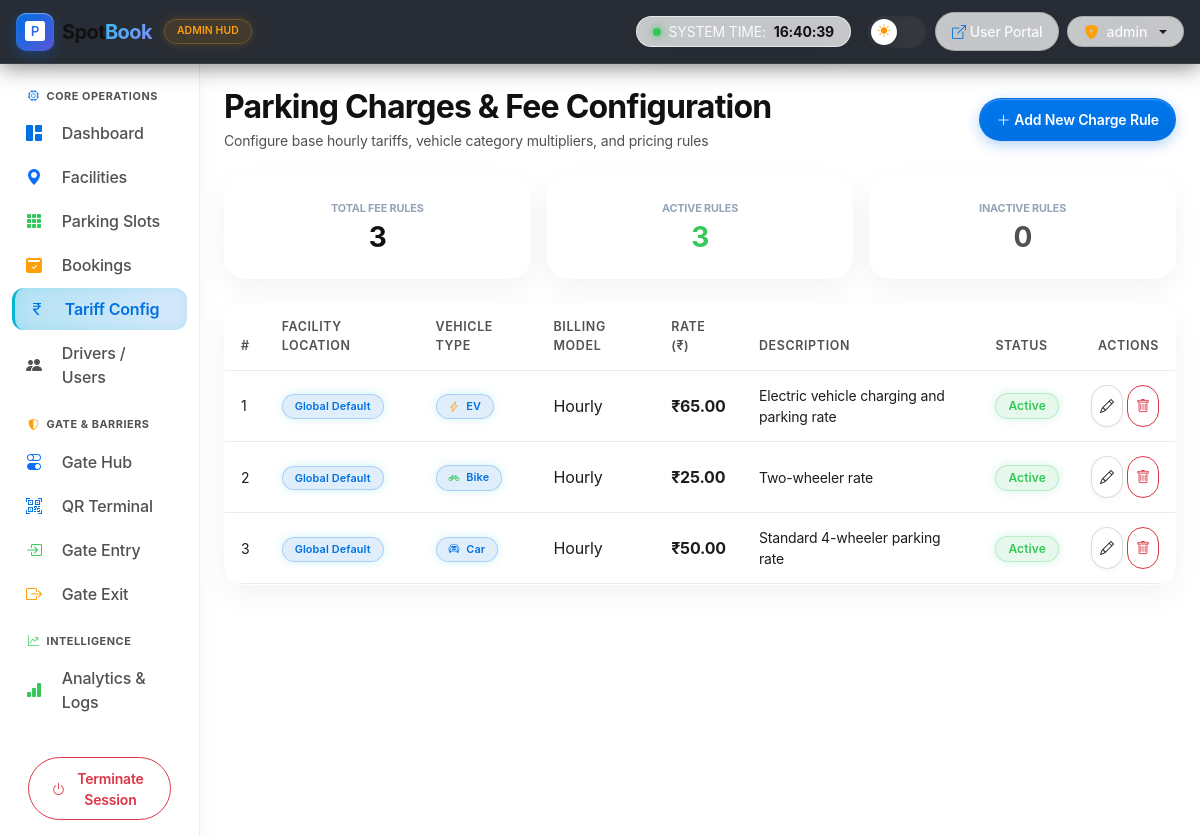
The app's page /admin_app/parking-charges/ (signed in) with its own data.
### admin_app/models.py (models this page shows, shortened)
class ParkingChargeTable(models.Model):
    LOCATIONID = models.ForeignKey(ParkingLocationTable, on_delete=models.CASCADE, null=True, blank=True)
    vehicle_type = models.CharField(max_length=50, default="Car")
    charge_type = models.CharField(max_length=50, default="Hourly")
    rate = models.DecimalField(max_digits=6, decimal_places=2, default=50.00)
    description = models.CharField(max_length=255, blank=True, default='')
    status = models.CharField(max_length=20, default="Active")
    created_at = models.DateTimeField(auto_now_add=True, null=True, blank=True)

### admin_app/views.py (the view, shortened to what this page needs)
# urls.py: path('parking-charges/', ParkingCharges.as_view(), name='ParkingCharges'),
class ParkingCharges(View):
    def get(self, request):
        if request.session.get('usertype') != 'admin':
            return redirect('login')
        charges = ParkingChargeTable.objects.select_related('LOCATIONID').all().order_by('-id')
        locations = ParkingLocationTable.objects.filter(is_active=True).order_by('name')
        total_charges = charges.count()
        active_charges = charges.filter(status='Active').count()
        inactive_charges = total_charges - active_charges
        context = {
            'charges': charges,
            'locations': locations,
            'total_charges': total_charges,
            'active_charges': active_charges,
            'inactive_charges': inactive_charges,
        }
        return render(request, 'admin/parking_charges.html', context)

### templates/admin/parking_charges.html (shortened to what this page needs)
{% extends 'admin/base.html' %}
{% block body %}
<div class="d-flex justify-content-between align-items-center mb-4 flex-wrap gap-3">
    <div>
        <h2 class="fw-bold mb-1">Parking Charges & Fee Configuration</h2>
        <p class="text-secondary small mb-0">Configure base hourly tariffs, vehicle category multipliers, and pricing rules</p>
    </div>
    <button type="button" class="btn btn-cyber-primary btn-sm rounded-pill px-3 d-flex align-items-center gap-1 shadow-sm" data-bs-toggle="modal" data-bs-target="#addChargeModal">
        <i class="bi bi-plus-lg"></i> Add New Charge Rule
    </button>
</div>
<div class="row g-3 mb-4">
    <div class="col-md-4">
        <div class="kpi-card text-center p-3 shadow-sm h-100">
            <span class="text-muted fs-xxs text-uppercase fw-bold d-block mb-1">Total Fee Rules</span>
            <h3 class="fw-bold mb-0">{{ total_charges }}</h3>
        </div>
    </div>
    <div class="col-md-4">
        <div class="kpi-card text-center p-3 shadow-sm h-100">
            <span class="text-muted fs-xxs text-uppercase fw-bold d-block mb-1">Active Rules</span>
            <h3 class="fw-bold text-success mb-0">{{ active_charges }}</h3>
        </div>
    </div>
    <div class="col-md-4">
        <div class="kpi-card text-center p-3 shadow-sm h-100">
            <span class="text-muted fs-xxs text-uppercase fw-bold d-block mb-1">Inactive Rules</span>
            <h3 class="fw-bold text-secondary mb-0">{{ inactive_charges }}</h3>
        </div>
    </div>
</div>
<div class="glass-panel rounded-4 overflow-hidden mb-4 shadow-sm">
    <div class="table-responsive">
        <table class="table table-hover align-middle mb-0">
            <thead>
                <tr>
                    <th>#</th>
                    <th>Facility Location</th>
                    <th>Vehicle Type</th>
                    <th>Billing Model</th>
                    <th>Rate (₹)</th>
                    <th>Description</th>
                    <th>Status</th>
                    <th class="text-end">Actions</th>
                </tr>
            </thead>
            <tbody>
                {% for ch in charges %}
                <tr>
                    <td class="text-muted small">{{ forloop.counter }}</td>
                    <td>
                        {% if ch.LOCATIONID %}
                        <strong class="text-white">{{ ch.LOCATIONID.name }}</strong>
                        <div class="text-muted fs-xxs">{{ ch.LOCATIONID.city }}</div>
                        {% else %}
                        <span class="badge badge-cyber-info fs-xxs">Global Default</span>
                        {% endif %}
                    </td>
                    <td>
                        <span class="badge badge-cyber-info fs-xxs">
                            {% if ch.vehicle_type == 'Car' %}<i class="bi bi-car-front text-info me-1"></i>
                            {% elif ch.vehicle_type == 'Bike' %}<i class="bi bi-bicycle text-success me-1"></i>
                            {% elif ch.vehicle_type == 'EV' %}<i class="bi bi-lightning-charge text-warning me-1"></i>{% endif %}
                            {{ ch.vehicle_type }}
                        </span>
                    </td>
                    <td class="text-secondary">{{ ch.charge_type }}</td>
                    <td class="fw-bold text-info fs-6">₹{{ ch.rate }}</td>
                    <td class="text-muted small">{{ ch.description|default:'-' }}</td>
                    <td>
                        <span class="badge {% if ch.status == 'Active' %}badge-cyber-success{% else %}badge-cyber-danger{% endif %} rounded-pill">
                            {{ ch.status }}
                        </span>
                    </td>
                    <td class="text-end">
                        <div class="d-inline-flex gap-1">
                            <button type="button" class="btn btn-sm btn-outline-cyber rounded-pill px-2" data-bs-toggle="modal" data-bs-target="#editChargeModal{{ ch.id }}">
                                <i class="bi bi-pencil"></i>
                            </button>
                            <form method="POST" action="{% url 'ParkingCharges' %}" class="d-inline" onsubmit="return confirm('Delete this charge rule?');">
                                <button type="submit" class="btn btn-sm btn-outline-danger rounded-pill px-2">
                                    <i class="bi bi-trash"></i>
                                </button>
                            </form>
                        </div>
                    </td>
                </tr>
                {% empty %}
                <tr>
                    <td colspan="8" class="text-center py-4 text-muted">No parking charge rules configured.</td>
                </tr>
                {% endfor %}
            </tbody>
        </table>
    </div>
</div>
{% endblock %}

### static/css/style.css (style rules this page uses)
:root { --bg-darkest: #070B14; --bg-darker: #0B0F19; --bg-dark: #0F172A; --bg-surface: #131D31; --bg-surface-light: #1A263E; --neon-blue: #3B82F6; --neon-blue-glow: rgba(59, 130, 246, 0.45); --neon-cyan: #06B6D4; --neon-cyan-glow: rgba(6, 182, 212, 0.45); --neon-emerald: #10B981; --neon-emerald-glow: rgba(16, 185, 129, 0.45); --neon-amber: #F59E0B; --neon-amber-glow: rgba(245, 158, 11, 0.45); --neon-rose: #F43F5E; --neon-rose-glow: rgba(244, 63, 94, 0.45); --neon-purple: #8B5CF6; --neon-purple-glow: rgba(139, 92, 246, 0.4); --glass-bg: rgba(15, 23, 42, 0.72); --glass-bg-hover: rgba(19, 29, 49, 0.88); --glass-border: rgba(255, 255, 255, 0.08); --glass-border-glow: rgba(6, 182, 212, 0.35); --glass-blur: blur(16px); --text-primary: #F8FAFC; --text-secondary: #94A3B8; --text-muted: #64748B; --radius-sm: 8px; --radius-md: 14px; --radius-lg: 20px; --radius-xl: 28px; --navbar-height: 70px; --transition-smooth: all 0.3s cubic-bezier(0.16, 1, 0.3, 1); --transition-bounce: all 0.4s cubic-bezier(0.34, 1.56, 0.64, 1); --font-sans: 'Plus Jakarta Sans', -apple-system, BlinkMacSystemFont, "Segoe UI", Roboto, sans-serif; --font-tech: 'Space Grotesk', monospace, sans-serif; }
*, *::before, *::after { box-sizing: border-box; }
html { scroll-behavior: smooth; }
body { font-family: var(--font-sans); background-color: var(--bg-darkest); color: var(--text-primary); -webkit-font-smoothing: antialiased; -moz-osx-font-smoothing: grayscale; min-height: 100vh; overflow-x: hidden; position: relative; background-image: radial-gradient(circle at 15% 15%, rgba(6, 182, 212, 0.08) 0%, transparent 40%), radial-gradient(circle at 85% 85%, rgba(59, 130, 246, 0.08) 0%, transparent 45%), radial-gradient(circle at 50% 50%, rgba(139, 92, 246, 0.05) 0%, transparent 55%); background-attachment: fixed; }
body::before { content: ''; position: fixed; top: 0; left: 0; right: 0; bottom: 0; background-image: linear-gradient(to right, rgba(255, 255, 255, 0.015) 1px, transparent 1px), linear-gradient(to bottom, rgba(255, 255, 255, 0.015) 1px, transparent 1px); background-size: 40px 40px; pointer-events: none; z-index: 0; }
.user-body, .admin-body { background-color: var(--bg-darkest); color: var(--text-primary); }
.fs-xxs { font-size: 0.68rem; }
.glass-panel, .glass-card, .card { background: var(--glass-bg) !important; backdrop-filter: var(--glass-blur); -webkit-backdrop-filter: var(--glass-blur); border: 1px solid var(--glass-border) !important; border-radius: var(--radius-lg); color: var(--text-primary); box-shadow: 0 16px 40px -10px rgba(0, 0, 0, 0.5), inset 0 1px 0 rgba(255, 255, 255, 0.06); transition: var(--transition-smooth); }
.kpi-card { position: relative; background: rgba(15, 23, 42, 0.75) !important; border: 1px solid rgba(255, 255, 255, 0.08) !important; border-radius: var(--radius-lg); overflow: hidden; transition: var(--transition-bounce); perspective: 1000px; }
.btn { font-weight: 600; border-radius: var(--radius-sm); padding: 0.6rem 1.4rem; transition: var(--transition-bounce); position: relative; overflow: hidden; }
.btn-primary, .btn-cyber-primary { background: linear-gradient(135deg, #06B6D4 0%, #3B82F6 100%) !important; border: none !important; color: #FFFFFF !important; box-shadow: 0 4px 15px rgba(6, 182, 212, 0.35); }
.btn-outline-cyber { background: rgba(255, 255, 255, 0.03); border: 1px solid rgba(6, 182, 212, 0.4) !important; color: var(--neon-cyan) !important; }
.table { color: var(--text-primary) !important; border-color: rgba(255, 255, 255, 0.08) !important; }
.table > :not(caption) > * > * { background-color: transparent !important; padding: 1rem 1.2rem; border-bottom: 1px solid rgba(255, 255, 255, 0.08); }
.badge { font-weight: 600; letter-spacing: 0.03em; padding: 0.45em 0.8em; border-radius: var(--radius-sm); }
.badge-cyber-success { background: rgba(16, 185, 129, 0.15); color: #34D399; border: 1px solid rgba(16, 185, 129, 0.4); box-shadow: 0 0 10px rgba(16, 185, 129, 0.2); }
.badge-cyber-info { background: rgba(6, 182, 212, 0.15); color: #38BDF8; border: 1px solid rgba(6, 182, 212, 0.4); box-shadow: 0 0 10px rgba(6, 182, 212, 0.2); }

### records on screen
ParkingChargeTable: shows "Global Default", vehicle_type "EV", charge_type "Hourly", rate "65.00", description "Electric vehicle charging and parking rate", status "Active"
ParkingChargeTable: shows "Global Default", vehicle_type "Bike", charge_type "Hourly", rate "25.00", description "Two-wheeler rate", status "Active"
ParkingChargeTable: shows "Global Default", vehicle_type "Car", charge_type "Hourly", rate "50.00", description "Standard 4-wheeler parking rate", status "Active"

### other values on screen
{{ request.session.user_name|default:'Administrator' }} "admin"
{{ total_charges }} "3"
{{ active_charges }} "3"
{{ inactive_charges }} "0"
